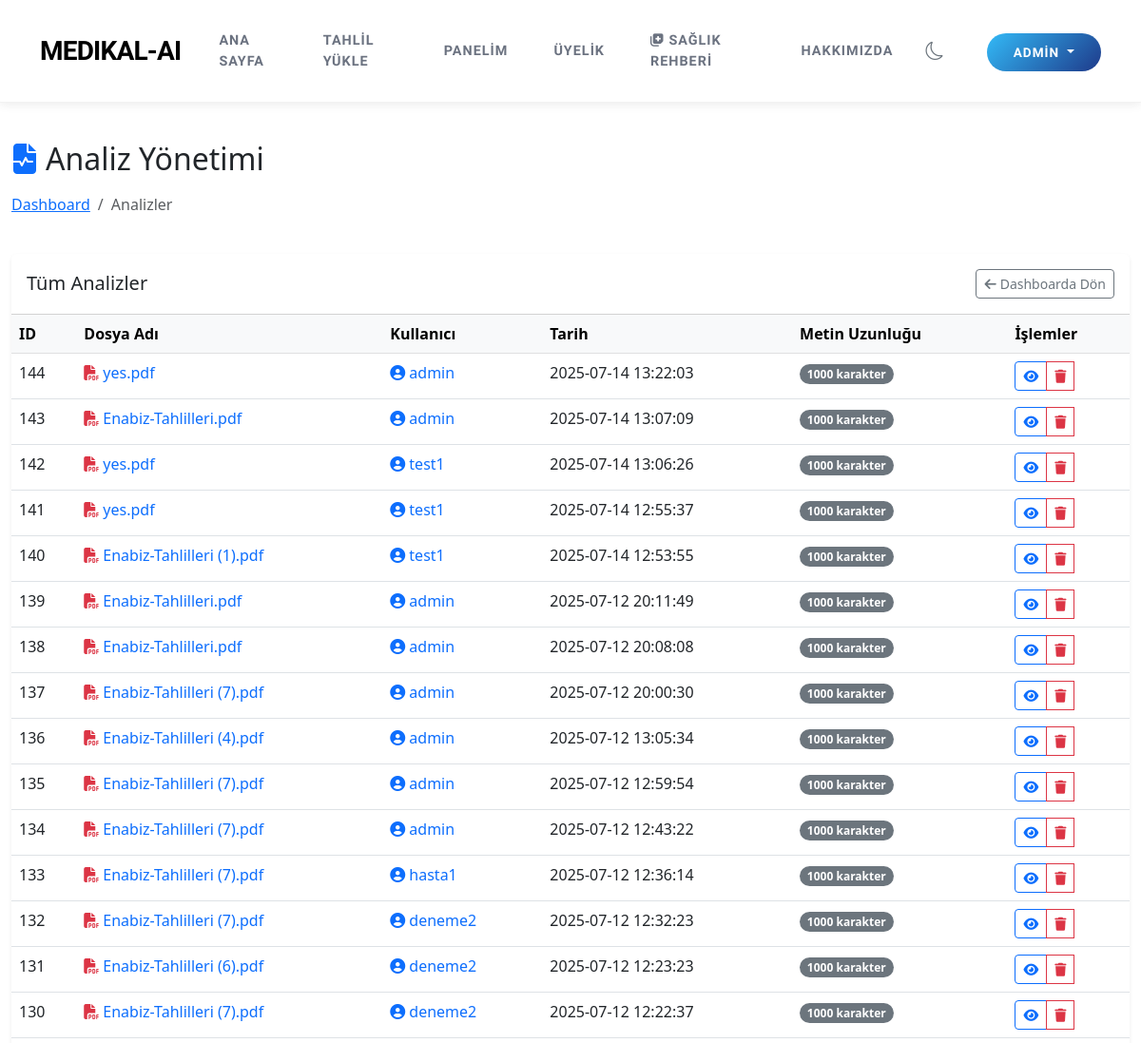
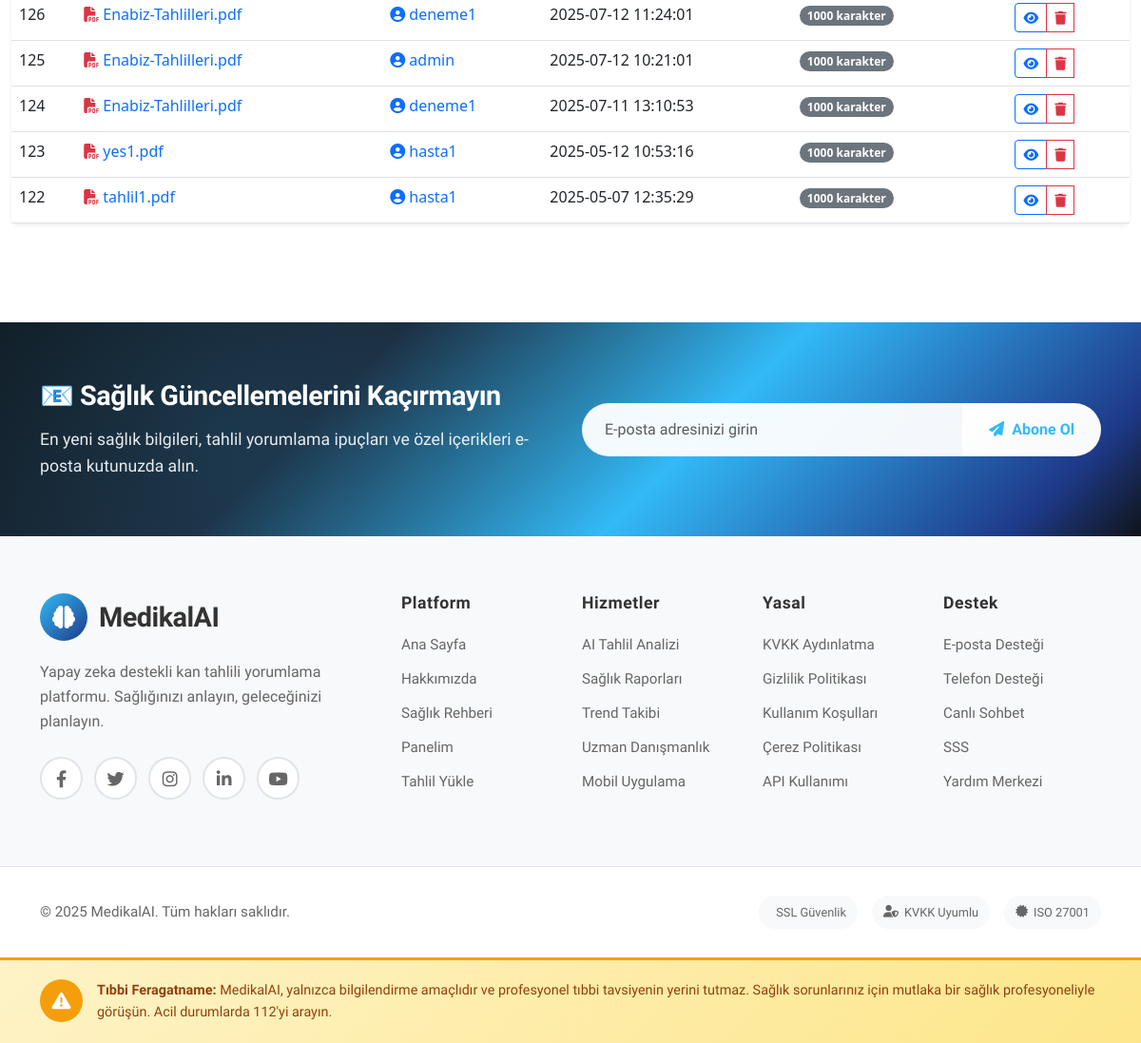
Screenshot of /admin/analyses (signed in) with the database file from the repository (2 pictures, top to bottom).
### tables this page shows
CREATE TABLE analyses (
        id INTEGER PRIMARY KEY AUTOINCREMENT,
        user_id INTEGER,
        file_name TEXT,
        analysis_text TEXT,
        analysis_result TEXT,
        created_at TIMESTAMP DEFAULT CURRENT_TIMESTAMP, analysis_json TEXT, analysis_type TEXT DEFAULT 'kan',
        FOREIGN KEY (user_id) REFERENCES users (id)
    );

CREATE TABLE users (
        id INTEGER PRIMARY KEY AUTOINCREMENT,
        username TEXT UNIQUE NOT NULL,
        password TEXT NOT NULL,
        email TEXT UNIQUE NOT NULL,
        created_at TIMESTAMP DEFAULT CURRENT_TIMESTAMP
    , role TEXT DEFAULT 'user', is_active BOOLEAN DEFAULT 1, login_count INTEGER DEFAULT 0, subscription_plan TEXT DEFAULT 'free', stripe_customer_id TEXT, subscription_status TEXT DEFAULT 'active', subscription_end_date TIMESTAMP, lemonsqueezy_subscription_id TEXT, analysis_limit INTEGER DEFAULT NULL);

### app.py (the view)
@app.route('/admin/analyses')
@admin_required
def admin_analyses():
    conn = sqlite3.connect(DB_PATH)
    conn.row_factory = sqlite3.Row
    c = conn.cursor()
    c.execute("""
        SELECT a.*, u.username
        FROM analyses a
        JOIN users u ON a.user_id = u.id
        ORDER BY a.created_at DESC
    """)
    analyses = c.fetchall()
    conn.close()
    return render_template('admin/analyses.html', analyses=analyses)

### templates/admin/analyses.html (shortened to what this page needs)
{% extends "layout.html" %}
{% block content %}
<div class="container-fluid py-4">
    <div class="row mb-4">
        <div class="col-md-12">
            <h2 class="mb-3"><i class="fas fa-file-medical-alt me-2 text-primary"></i>Analiz Yönetimi</h2>
            <nav aria-label="breadcrumb">
                <ol class="breadcrumb">
                    <li class="breadcrumb-item"><a href="{{ url_for('admin_dashboard') }}">Dashboard</a></li>
                    <li class="breadcrumb-item active">Analizler</li>
                </ol>
            </nav>
        </div>
    </div>
    <div class="card border-0 shadow-sm">
        <div class="card-header bg-white py-3 d-flex justify-content-between align-items-center">
            <h5 class="mb-0">Tüm Analizler</h5>
            <a href="{{ url_for('admin_dashboard') }}" class="btn btn-outline-secondary btn-sm">
                <i class="fas fa-arrow-left me-1"></i>Dashboarda Dön
            </a>
        </div>
        <div class="card-body p-0">
            {% if analyses %}
            <div class="table-responsive">
                <table class="table table-hover mb-0">
                    <thead class="table-light">
                        <tr>
                            <th>ID</th>
                            <th>Dosya Adı</th>
                            <th>Kullanıcı</th>
                            <th>Tarih</th>
                            <th>Metin Uzunluğu</th>
                            <th>İşlemler</th>
                        </tr>
                    </thead>
                    <tbody>
                        {% for analysis in analyses %}
                        <tr>
                            <td>{{ analysis.id }}</td>
                            <td>
                                <a href="{{ url_for('admin_analysis_detail', analysis_id=analysis.id) }}" class="text-decoration-none">
                                    <i class="fas fa-file-pdf text-danger me-1"></i>{{ analysis.file_name }}
                                </a>
                            </td>
                            <td>
                                <a href="{{ url_for('admin_user_detail', user_id=analysis.user_id) }}" class="text-decoration-none">
                                    <i class="fas fa-user-circle text-primary me-1"></i>{{ analysis.username }}
                                </a>
                            </td>
                            <td>{{ analysis.created_at }}</td>
                            <td>
                                <span class="badge bg-secondary rounded-pill">{{ analysis.analysis_text|length }} karakter</span>
                            </td>
                            <td>
                                <div class="btn-group btn-group-sm" role="group">
                                    <a href="{{ url_for('admin_analysis_detail', analysis_id=analysis.id) }}" class="btn btn-outline-primary" title="Görüntüle">
                                        <i class="fas fa-eye"></i>
                                    </a>
                                    <button type="button" class="btn btn-outline-danger" title="Sil" data-bs-toggle="modal" data-bs-target="#deleteModal{{ analysis.id }}">
                                        <i class="fas fa-trash"></i>
                                    </button>
                                </div>
                            </td>
                        </tr>
                        {% endfor %}
                    </tbody>
                </table>
            </div>
            {% else %}
            <div class="text-center py-5">
                <i class="fas fa-file-medical-alt text-muted mb-3" style="font-size: 3rem;"></i>
                <h5>Henüz analiz bulunmuyor.</h5>
            </div>
            {% endif %}
        </div>
    </div>
</div>
{% endblock %}

### templates/layout.html (style rules this page uses)
body { min-height: 100vh; display: flex; flex-direction: column; transition: background-color 0.3s ease, color 0.3s ease; }

### rows the page displays
analyses: id "144", file_name "yes.pdf", username "admin", created_at "2025-07-14 13:22:03", analysis_text|length "1000"
analyses: id "143", file_name "Enabiz-Tahlilleri.pdf", username "admin", created_at "2025-07-14 13:07:09", analysis_text|length "1000"
analyses: id "142", file_name "yes.pdf", username "test1", created_at "2025-07-14 13:06:26", analysis_text|length "1000"
analyses: id "141", file_name "yes.pdf", username "test1", created_at "2025-07-14 12:55:37", analysis_text|length "1000"
analyses: id "140", file_name "Enabiz-Tahlilleri (1).pdf", username "test1", created_at "2025-07-14 12:53:55", analysis_text|length "1000"
analyses: id "139", file_name "Enabiz-Tahlilleri.pdf", username "admin", created_at "2025-07-12 20:11:49", analysis_text|length "1000"
analyses: id "138", file_name "Enabiz-Tahlilleri.pdf", username "admin", created_at "2025-07-12 20:08:08", analysis_text|length "1000"
analyses: id "137", file_name "Enabiz-Tahlilleri (7).pdf", username "admin", created_at "2025-07-12 20:00:30", analysis_text|length "1000"
analyses: id "136", file_name "Enabiz-Tahlilleri (4).pdf", username "admin", created_at "2025-07-12 13:05:34", analysis_text|length "1000"
analyses: id "135", file_name "Enabiz-Tahlilleri (7).pdf", username "admin", created_at "2025-07-12 12:59:54", analysis_text|length "1000"
analyses: id "134", file_name "Enabiz-Tahlilleri (7).pdf", username "admin", created_at "2025-07-12 12:43:22", analysis_text|length "1000"
analyses: id "133", file_name "Enabiz-Tahlilleri (7).pdf", username "hasta1", created_at "2025-07-12 12:36:14", analysis_text|length "1000"
analyses: id "132", file_name "Enabiz-Tahlilleri (7).pdf", username "deneme2", created_at "2025-07-12 12:32:23", analysis_text|length "1000"
analyses: id "131", file_name "Enabiz-Tahlilleri (6).pdf", username "deneme2", created_at "2025-07-12 12:23:23", analysis_text|length "1000"
analyses: id "130", file_name "Enabiz-Tahlilleri (7).pdf", username "deneme2", created_at "2025-07-12 12:22:37", analysis_text|length "1000"
analyses: id "126", file_name "Enabiz-Tahlilleri.pdf", username "deneme1", created_at "2025-07-12 11:24:01", analysis_text|length "1000"
analyses: id "125", file_name "Enabiz-Tahlilleri.pdf", username "admin", created_at "2025-07-12 10:21:01", analysis_text|length "1000"
analyses: id "124", file_name "Enabiz-Tahlilleri.pdf", username "deneme1", created_at "2025-07-11 13:10:53", analysis_text|length "1000"
analyses: id "123", file_name "yes1.pdf", username "hasta1", created_at "2025-05-12 10:53:16", analysis_text|length "1000"
analyses: id "122", file_name "tahlil1.pdf", username "hasta1", created_at "2025-05-07 12:35:29", analysis_text|length "1000"

### other values shown
{{ session.username }} "ADMIN"
